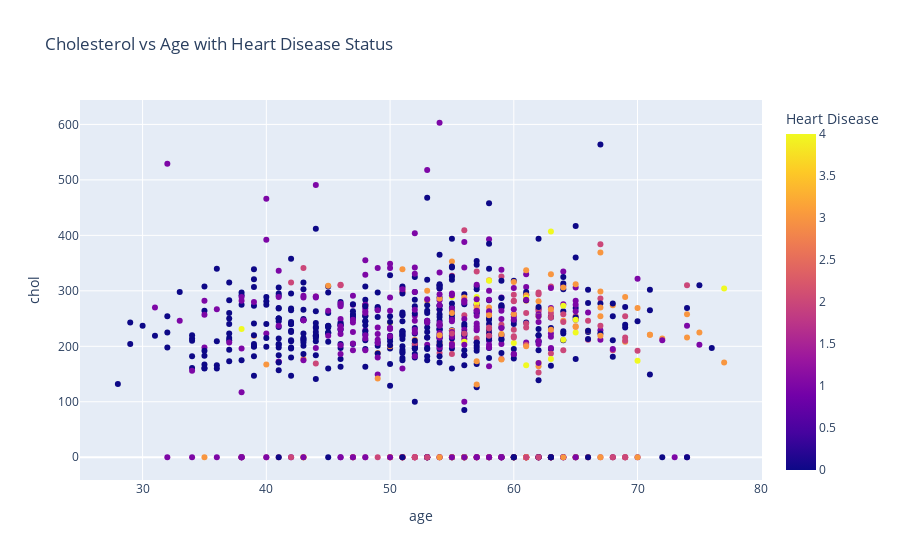

Here is the notebook cell this chart was saved with:
### Code cell
fig = px.scatter(data, x='age', y='chol', color='num',
                 hover_data=['trestbps', 'oldpeak'],
                 title='Cholesterol vs Age with Heart Disease Status',
                 labels={'num': 'Heart Disease'})
fig.show()

### Figure 1 — Plotly figure (JSON) as saved in the notebook; plotly's stock layout.template omitted (floating-point values rounded to 4 significant figures; data arrays with more than 128 entries replaced by an {"elided": "..."} marker saying what was removed)
{"data": [{"customdata": {"elided": "920x2 float values"}, "hovertemplate": "age=%{x}<br>chol=%{y}<br>trestbps=%{customdata[0]}<br>oldpeak=%{customdata[1]}<br>Heart Disease=%{marker.color}<extra></extra>", "legendgroup": "", "marker": {"color": {"elided": "920 int values"}, "coloraxis": "coloraxis", "symbol": "circle"}, "mode": "markers", "name": "", "orientation": "v", "showlegend": false, "type": "scatter", "x": {"elided": "920 int values"}, "xaxis": "x", "y": {"elided": "920 int values"}, "yaxis": "y"}], "layout": {"coloraxis": {"colorbar": {"title": {"text": "Heart Disease"}}, "colorscale": [[0, "#0d0887"], [0.1111, "#46039f"], [0.2222, "#7201a8"], [0.3333, "#9c179e"], [0.4444, "#bd3786"], [0.5556, "#d8576b"], [0.6667, "#ed7953"], [0.7778, "#fb9f3a"], [0.8889, "#fdca26"], [1, "#f0f921"]]}, "legend": {"tracegroupgap": 0}, "title": {"text": "Cholesterol vs Age with Heart Disease Status"}, "xaxis": {"anchor": "y", "domain": [0, 1], "title": {"text": "age"}}, "yaxis": {"anchor": "x", "domain": [0, 1], "title": {"text": "chol"}}}}
